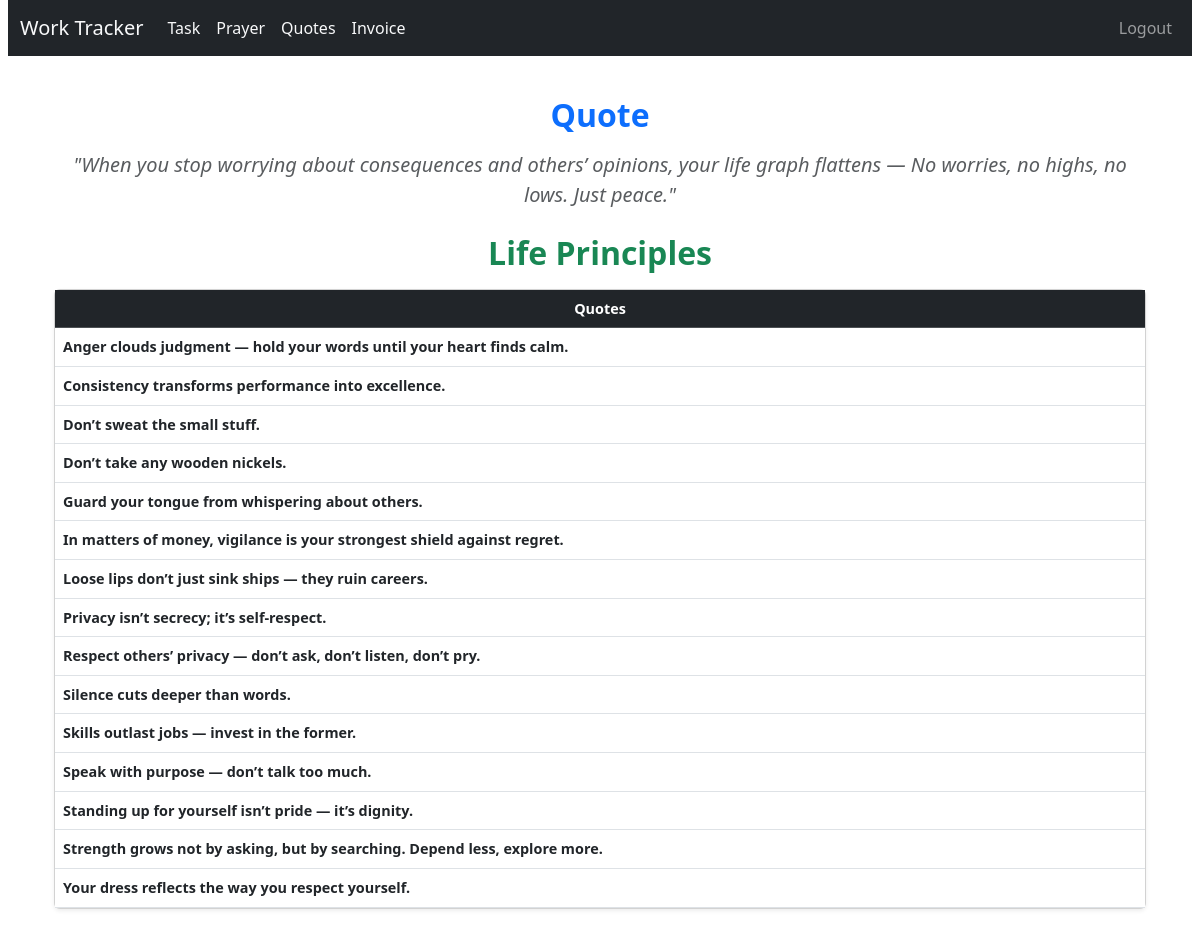
/quotes/ (signed in), run on an earlier commit of the app's database.
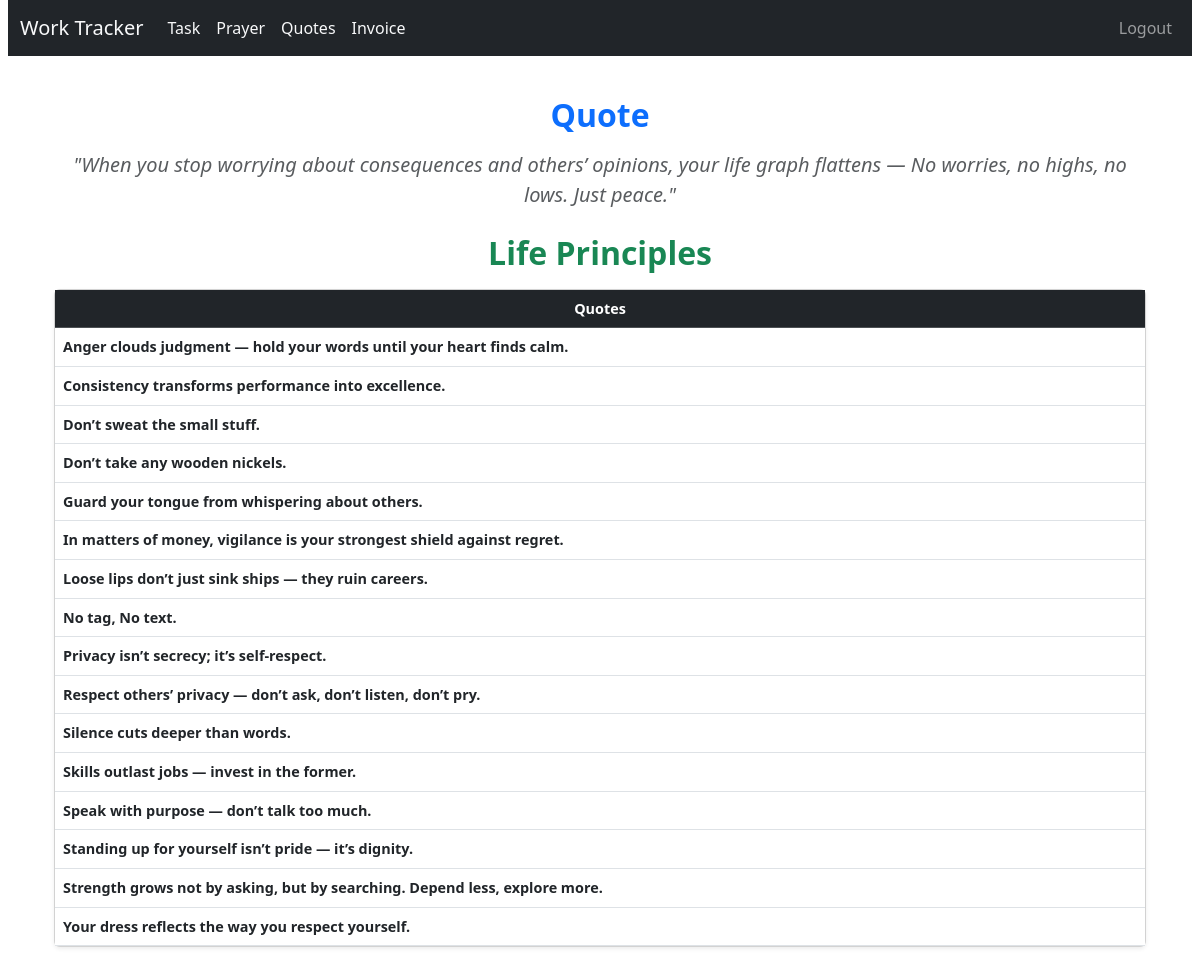
And on a later commit of the database.
### tracker/models.py (models this page shows, shortened)
class LifePrinciple(models.Model):
    principle = models.TextField()
    meaning = models.TextField()

### tracker/views.py (the view)
# urls.py: path('quotes/', views.quotes, name='quotes'),
@login_required(login_url='login')
def quotes(request):
    principles = LifePrinciple.objects.all().order_by('principle')
    return render(request, 'tracker/quotes.html', {'principles': principles})

### templates/tracker/quotes.html (shortened to what this page needs)
{% extends 'base.html' %}
{% load static %}
{% block content %}
<div class="container py-3">
  <div class="text-center mb-4">
    <h2 class="fw-bold text-primary">Quote</h2>
    <blockquote class="blockquote mt-3">
      <p class="fs-5 fst-italic text-muted">
        "When you stop worrying about consequences and others’ opinions, your life graph flattens —
        No worries, no highs, no lows. Just peace."
      </p>
    </blockquote>
  </div>
  <div class="mb-4">
    <h2 class="fw-bold text-success text-center mb-3">Life Principles</h2>
    <div class="card shadow-sm">
      <div class="card-body p-0">
        <table class="table table-hover mb-0 align-middle">
          <thead class="table-dark text-center">
            <tr>
              <th>Quotes</th>
            </tr>
          </thead>
          <tbody>
            {% for principle in principles %}
            <tr class="principle-row" data-id="{{ principle.id }}" data-meaning="{{ principle.meaning|escapejs }}">
              <td colspan="2" class="fw-semibold text-dark">
                <a href="#" class="text-decoration-none text-dark">
                  {{ principle.principle }}
                </a>
              </td>
            </tr>
            {% endfor %}
          </tbody>
        </table>
      </div>
    </div>
  </div>
</div>
{% endblock %}

What changed in the data, as far as the page shows it:
added LifePrinciple: principle "No tag, No text."
